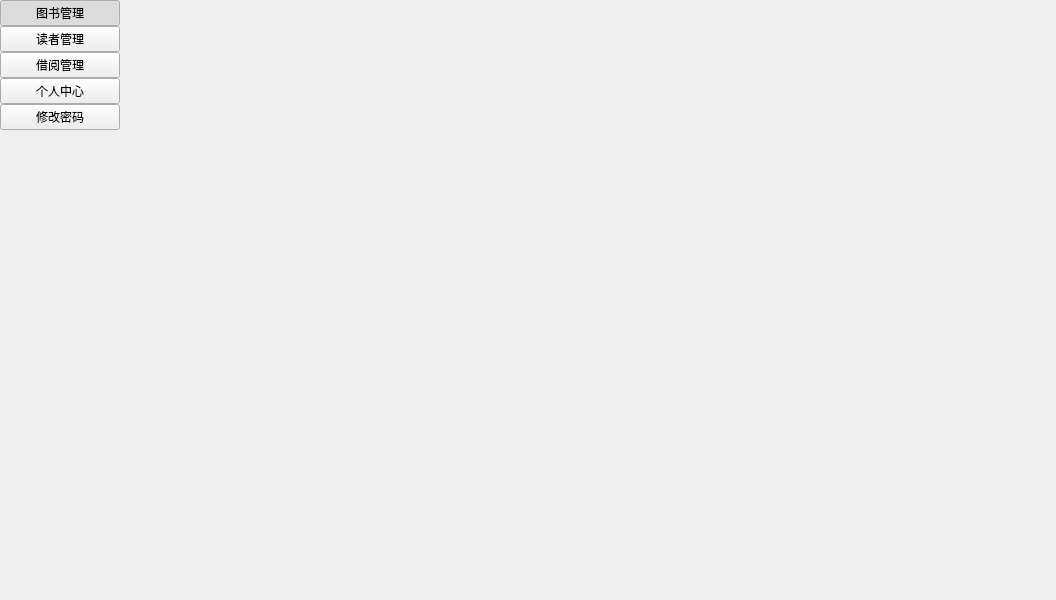
<?xml version="1.0" encoding="UTF-8"?>
<ui version="4.0">
 <class>MainWindow</class>
 <widget class="QMainWindow" name="MainWindow">
  <property name="geometry">
   <rect>
    <x>0</x>
    <y>0</y>
    <width>1056</width>
    <height>600</height>
   </rect>
  </property>
  <property name="windowTitle">
   <string>图书管理系统</string>
  </property>
  <widget class="QWidget" name="centralwidget">
   <property name="styleSheet">
    <string notr="true">QWidget#tool{background:rgb(84,92,100);}
QWidget#tool&gt;QPushButton{border:none;background:rgb(84,92,100);color:white;min-height:55px;font:14px &quot;Microsoft YaHei UI&quot;;}
QWidget#tool&gt;QPushButton:checked{background:rgb(67,74,80);}</string>
   </property>
   <layout class="QGridLayout" name="gridLayout_2">
    <property name="leftMargin">
     <number>0</number>
    </property>
    <property name="topMargin">
     <number>0</number>
    </property>
    <property name="rightMargin">
     <number>0</number>
    </property>
    <property name="bottomMargin">
     <number>0</number>
    </property>
    <property name="spacing">
     <number>0</number>
    </property>
    <item row="0" column="0">
     <widget class="QWidget" name="tool" native="true">
      <property name="minimumSize">
       <size>
        <width>120</width>
        <height>0</height>
       </size>
      </property>
      <layout class="QGridLayout" name="gridLayout">
       <property name="leftMargin">
        <number>0</number>
       </property>
       <property name="topMargin">
        <number>0</number>
       </property>
       <property name="rightMargin">
        <number>0</number>
       </property>
       <property name="bottomMargin">
        <number>0</number>
       </property>
       <property name="spacing">
        <number>0</number>
       </property>
       <item row="2" column="0">
        <widget class="QPushButton" name="btn_borrow_manage">
         <property name="text">
          <string>借阅管理</string>
         </property>
         <property name="checkable">
          <bool>true</bool>
         </property>
         <attribute name="buttonGroup">
          <string notr="true">buttonGroup</string>
         </attribute>
        </widget>
       </item>
       <item row="4" column="0">
        <widget class="QPushButton" name="btn_password_change">
         <property name="text">
          <string>修改密码</string>
         </property>
         <property name="checkable">
          <bool>true</bool>
         </property>
        </widget>
       </item>
       <item row="0" column="0">
        <widget class="QPushButton" name="btn_book_manage">
         <property name="text">
          <string>图书管理</string>
         </property>
         <property name="checkable">
          <bool>true</bool>
         </property>
         <property name="checked">
          <bool>true</bool>
         </property>
         <attribute name="buttonGroup">
          <string notr="true">buttonGroup</string>
         </attribute>
        </widget>
       </item>
       <item row="3" column="0">
        <widget class="QPushButton" name="btn_user_center">
         <property name="text">
          <string>个人中心</string>
         </property>
         <property name="checkable">
          <bool>true</bool>
         </property>
         <attribute name="buttonGroup">
          <string notr="true">buttonGroup</string>
         </attribute>
        </widget>
       </item>
       <item row="1" column="0">
        <widget class="QPushButton" name="btn_reader_manage">
         <property name="text">
          <string>读者管理</string>
         </property>
         <property name="checkable">
          <bool>true</bool>
         </property>
         <attribute name="buttonGroup">
          <string notr="true">buttonGroup</string>
         </attribute>
        </widget>
       </item>
       <item row="5" column="0">
        <spacer name="verticalSpacer">
         <property name="orientation">
          <enum>Qt::Vertical</enum>
         </property>
         <property name="sizeHint" stdset="0">
          <size>
           <width>20</width>
           <height>40</height>
          </size>
         </property>
        </spacer>
       </item>
      </layout>
     </widget>
    </item>
    <item row="0" column="1">
     <widget class="QStackedWidget" name="stackedWidget">
      <property name="styleSheet">
       <string notr="true">QstackedWidget{background:gray}</string>
      </property>
     </widget>
    </item>
   </layout>
  </widget>
 </widget>
 <resources/>
 <connections/>
 <buttongroups>
  <buttongroup name="buttonGroup"/>
 </buttongroups>
</ui>
